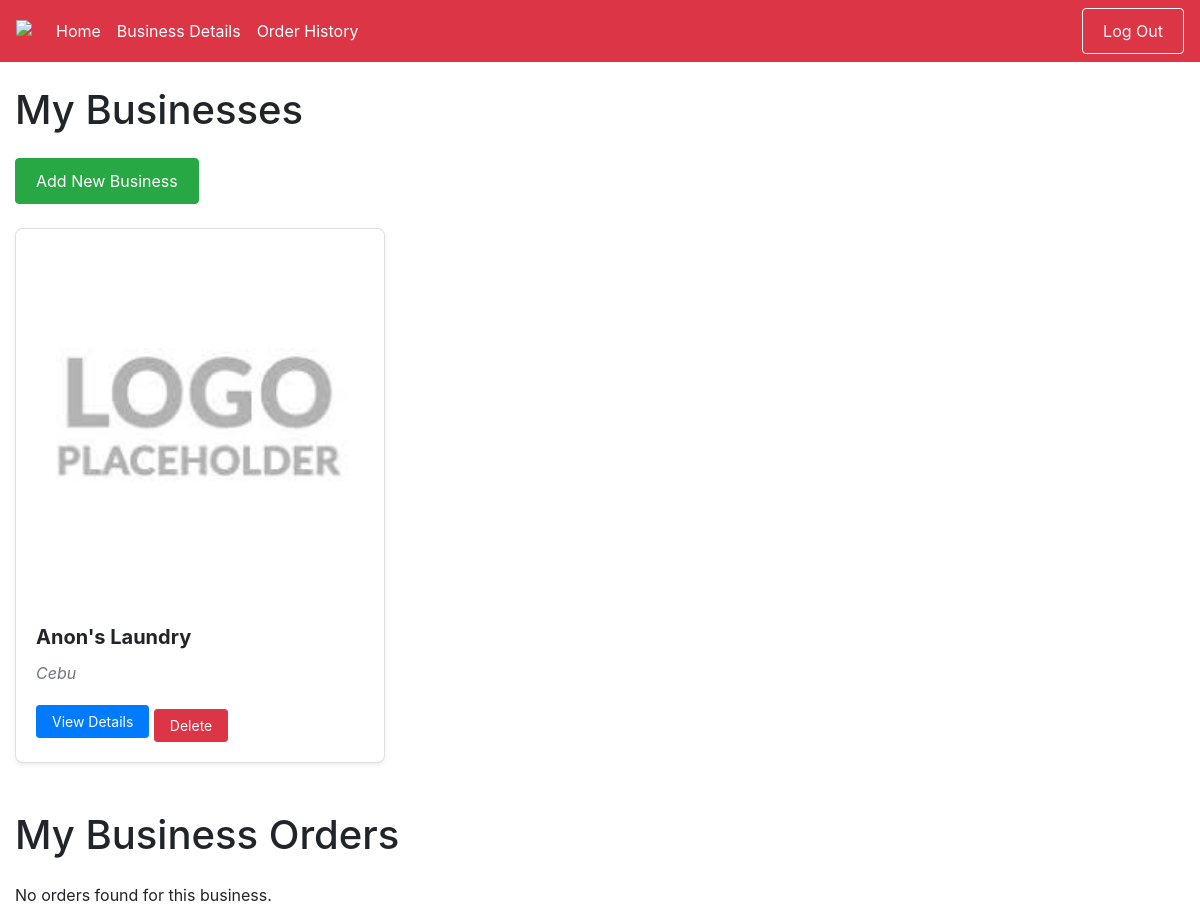
Page /users/business_dashboard (signed in) on the earlier database version.
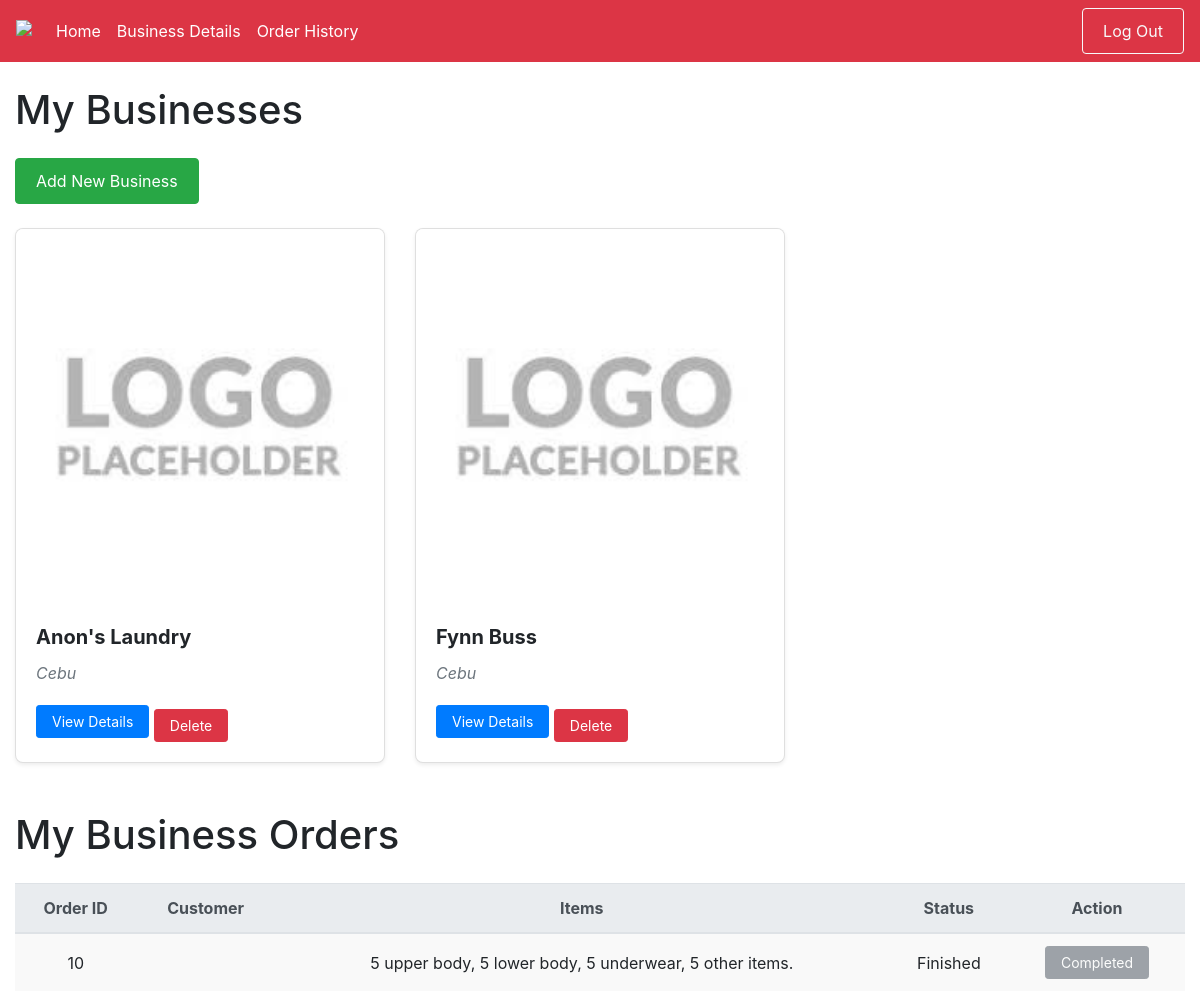
Same page on the later database version.
### users/models.py (models this page shows, shortened)
class Business(models.Model):
    user_profile = models.ForeignKey(UserProfile, on_delete=models.CASCADE, related_name='business_profiles')
    business_name = models.CharField(max_length=100)
    business_address = models.TextField()
    logo = models.ImageField(upload_to='business_logos/', blank=True, null=True)

class Order(models.Model):
    STATUS_CHOICES = [
        ('looking_for_driver', 'Looking for Driver'),
        ('driver_on_the_way_to_pickup', 'Driver on the way to pickup'),
        ('driver_on_the_way_to_laundry', 'Driver on the way to laundry'),
        ('laundry_received', 'Laundry received'),
        ('laundry_cleaning', 'Laundry cleaning'),
        ('driver_on_the_way_to_customer', 'Driver on the way to customer'),
        ('delivered', 'Delivered'),
        ('finished', 'Finished'),
    ]
    user = models.ForeignKey(User, on_delete=models.CASCADE, null=True)
    upper_body_clothes = models.IntegerField(default=0)
    lower_body_clothes = models.IntegerField(default=0)
    underwear = models.IntegerField(default=0)
    other_stuff = models.IntegerField(default=0)
    order_date = models.DateTimeField(auto_now_add=True)
    total_price = models.DecimalField(max_digits=10, decimal_places=2, default=0.00)
    created_at = models.DateTimeField(default=timezone.now)
    status = models.CharField(max_length=50, choices=STATUS_CHOICES, default='looking_for_driver')

### users/views.py (the view)
# urls.py: path('business_dashboard', views.business_dashboard, name='business_dashboard'),
@login_required
def business_dashboard(request):
    user_profile = UserProfile.objects.get(user=request.user)
    businesses = Business.objects.filter(user_profile=user_profile)
    orders = Order.objects.filter(user__userprofile__user=request.user)
    return render(request, 'users/business_dashboard.html', {
        'businesses': businesses,
        'orders': orders,  # Pass orders to the template
    })

### users/templates/users/business_dashboard.html (shortened to what this page needs)
{% extends 'users/baseBusiness.html' %}
{% load static %}
{% block content %}
<div class="container mt-4">
    <h1 class="mb-4">My Businesses</h1>
    <a href="{% url 'users:add_business' %}" class="btn btn-success mb-4">Add New Business</a>
    {% if businesses %}
        <div class="row">
            {% for business in businesses %}
                <div class="col-md-4 mb-4">
                    <div class="card shadow-sm">
                        {% if business.logo %}
                            <img src="{{ business.logo.url }}" class="card-img-top" alt="Logo">
                        {% else %}
                            <img src="{% static 'users/images/default-logo.png' %}" class="card-img-top" alt="Default Logo">
                        {% endif %}
                        <div class="card-body">
                            <h5 class="card-title">{{ business.business_name }}</h5>
                            <p class="card-text text-muted">{{ business.business_address }}</p>
                            <a href="#" class="btn btn-primary btn-sm">View Details</a>
                            <a href="{% url 'users:delete_business' business.id %}" class="btn btn-danger btn-sm mt-2" onclick="return confirm('Are you sure you want to delete this business?');">Delete</a>
                        </div>
                    </div>
                </div>
            {% endfor %}
        </div>
    {% else %}
        <p class="text-muted">You haven't added any businesses yet.</p>
    {% endif %}
</div>
<div class="container mt-4">
    <h1 class="mb-4">My Business Orders</h1>
    {% if orders %}
        <table class="table table-striped">
            <thead class="thead-light">
                <tr>
                    <th>Order ID</th>
                    <th>Customer</th>
                    <th>Items</th>
                    <th>Status</th>
                    <th>Action</th>
                </tr>
            </thead>
            <tbody>
                {% for order in orders %}
                    <tr>
                        <td>{{ order.id }}</td>
                        <td>{{ order.customer.user_profile.user.username }}</td>
                        <td>{{ order.upper_body_clothes }} upper body,
                            {{ order.lower_body_clothes }} lower body,
                            {{ order.underwear }} underwear,
                            {{ order.other_stuff }} other items.
                        </td>
                        <td>{{ order.get_status_display }}</td>
                        <td>
                            {% if order.status != 'finished' %}
                                <a href="{% url 'users:update_order_status' order.id %}" class="btn btn-info btn-sm">Update Status</a>
                            {% else %}
                                <button class="btn btn-secondary btn-sm" disabled>Completed</button>
                            {% endif %}
                        </td>
                    </tr>
                {% endfor %}
            </tbody>
        </table>
    {% else %}
        <p>No orders found for this business.</p>
    {% endif %}
</div>
{% endblock %}

### users/templates/users/baseBusiness.html (shortened to what this page needs)
{% load static %}
<!DOCTYPE html>
<html lang="en">
<head>
    <link rel="stylesheet" href="https://cdn.jsdelivr.net/npm/bootstrap@4.6.2/dist/css/bootstrap.min.css">
    <link rel="stylesheet" type="text/css" href="{% static 'users/css/style.css' %}">
</head>
<body>
    <nav class="navbar navbar-expand-sm bg-danger navbar-dark">
        <a class="navbar-brand" href="{% url 'users:home' %}">
            <img src="https://img.icons8.com/?size=50&id=8472&format=png&color=000000" class="logo"/>
        </a>
        <ul class="navbar-nav mr-auto">
            <li class="nav-item active">
                <a class="nav-link" href="{% url 'users:business_dashboard' %}">Home</a>
            </li>
            <li class="nav-item active">
                <a class="nav-link" href="{% url 'users:about' %}">Business Details</a>
            </li>
            <li class="nav-item active">
                <a class="nav-link" href="{% url 'users:ord-history' %}">Order History</a>
            </li>
        </ul>
        <ul class="navbar-nav">
            {% if user.is_authenticated %}
                <li class="nav-item">
                    <form action="{% url 'users:logout' %}" method="post" style="display: inline;">
                        <button type="submit" class="btn btn-outline-light">Log Out</button>
                    </form>
                </li>
            {% else %}
                <li class="nav-item">
                    <a class="nav-link btn btn-outline-light" href="{% url 'users:login' %}">Log In</a>
                </li>
            {% endif %}
        </ul>
    </nav>
    <div>
        {% block content %}{% endblock %}
    </div>
</body>
</html>

### users/static/users/css/style.css (style rules this page uses)
.logo { margin-bottom: 10px; }
.card { border-radius: 8px; overflow: hidden; }
.card-body { padding: 20px; }
.card-title { font-size: 1.25rem; font-weight: bold; }
.card-text { font-size: 1rem; }
.btn { padding: 10px 20px; }
.btn-sm { padding: 5px 15px; }
.table th, .table td { text-align: center; vertical-align: middle; }
.table { border-collapse: collapse; }
.table-striped tbody tr:nth-child(odd) { background-color: #f9f9f9; }
.table th { background-color: #f8f9fa; }
.shadow-sm { box-shadow: 0 .5rem 1rem rgba(0, 0, 0, .1); }
.text-muted { font-style: italic; }
.container { max-width: 1200px; }

Differences in the rows shown:
added Business: logo (placeholder picture), business_name "Fynn Buss", business_address "Cebu"
added Order: id "10", upper_body_clothes "5", lower_body_clothes "5", underwear "5", other_stuff "5", status "Finished", shows "Completed"
Other differences:
text no longer shown: "No orders found for this business."
text now shown: "Order ID Customer Items Status Action"
